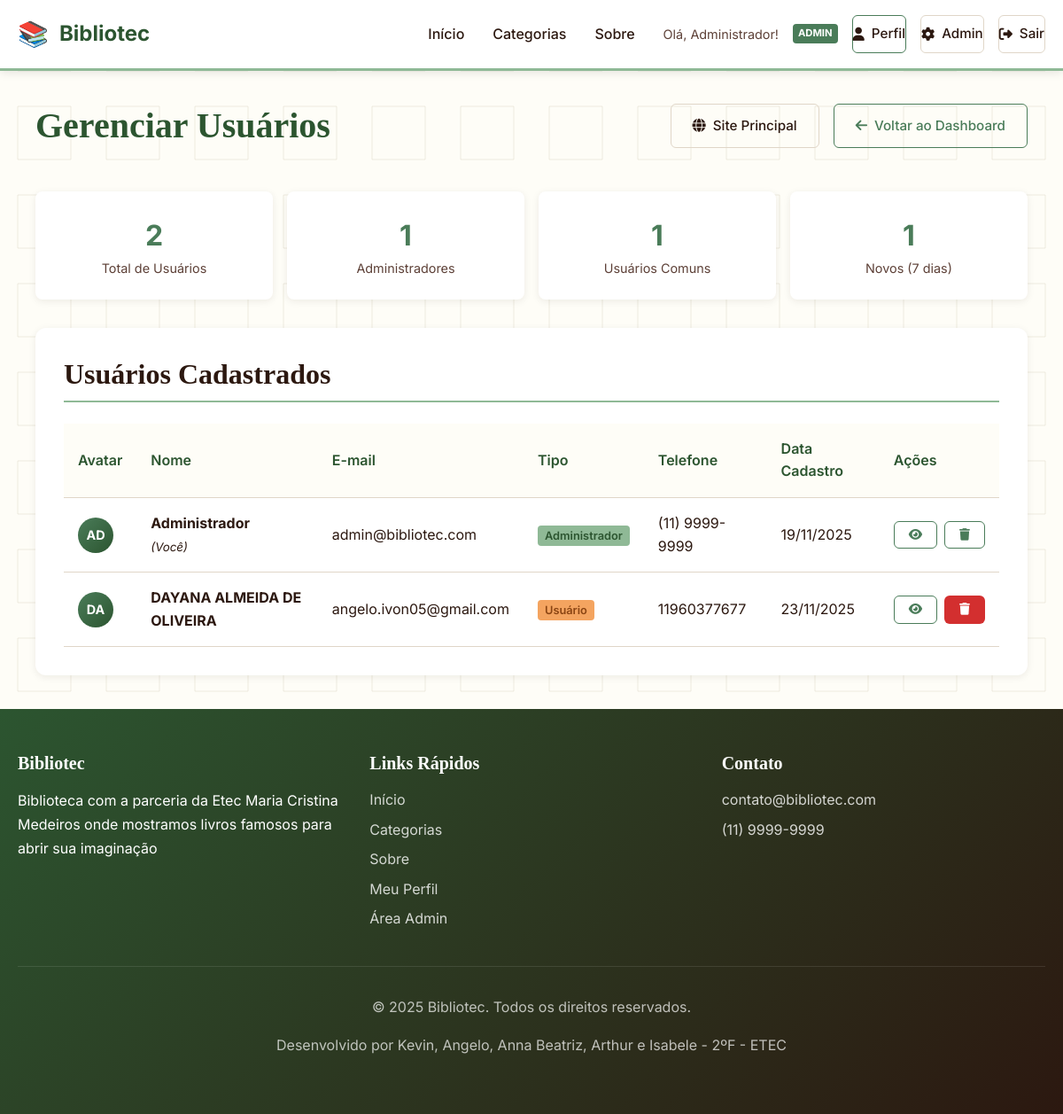
/bibliotec/Admin/usuarios.php (signed in), run on the app's committed database.
### tables this page shows
CREATE TABLE `usuario` (
  `id_usuario` int(11) NOT NULL,
  `nome` varchar(100) DEFAULT NULL,
  `email` varchar(100) DEFAULT NULL,
  `cpf` varchar(20) DEFAULT NULL,
  `senha` varchar(255) NOT NULL,
  `tipo` enum('usuario','admin') DEFAULT 'usuario',
  `telefone` varchar(20) DEFAULT NULL,
  `endereco` text DEFAULT NULL,
  `data_cadastro` datetime DEFAULT current_timestamp(),
  `avatar_url` varchar(255) DEFAULT NULL,
  `biografia` text DEFAULT NULL,
  `etec_estudante` tinyint(1) DEFAULT 0
);

### bibliotec/Admin/usuarios.php (the view, shortened to what this page needs)
<?php
include '../includes/conexao.php';
$usuarios = $pdo->query("SELECT * FROM USUARIO ORDER BY nome")->fetchAll();
$total_usuarios = count($usuarios);
$total_admins = $pdo->query("SELECT COUNT(*) FROM USUARIO WHERE tipo = 'admin'")->fetchColumn();
$total_usuarios_comuns = $total_usuarios - $total_admins;
$novos_usuarios = $pdo->query("SELECT COUNT(*) FROM USUARIO WHERE data_cadastro >= DATE_SUB(NOW(), INTERVAL 7 DAY)")->fetchColumn();
?>
<!DOCTYPE html>
<html lang="pt-BR">
<head>
    <link rel="stylesheet" href="../assets/css/estilo.css">
</head>
<body>
    <?php include '../includes/header.php'; ?>
    <div class="container">
        <div class="admin-actions">
            <h1>Gerenciar Usuários</h1>
            <div style="display: flex; gap: 1rem;">
                <a href="../index.php" class="btn btn-outline">
                    <i class="fas fa-globe"></i> Site Principal
                </a>
                <a href="dashboard.php" class="btn btn-secondary">
                    <i class="fas fa-arrow-left"></i> Voltar ao Dashboard
                </a>
            </div>
        </div>
        <div class="stats-cards">
            <div class="stat-card">
                <div class="stat-number"><?= $total_usuarios ?></div>
                <div class="stat-label">Total de Usuários</div>
            </div>
            <div class="stat-card">
                <div class="stat-number"><?= $total_admins ?></div>
                <div class="stat-label">Administradores</div>
            </div>
            <div class="stat-card">
                <div class="stat-number"><?= $total_usuarios_comuns ?></div>
                <div class="stat-label">Usuários Comuns</div>
            </div>
            <div class="stat-card">
                <div class="stat-number"><?= $novos_usuarios ?></div>
                <div class="stat-label">Novos (7 dias)</div>
            </div>
        </div>
        <div class="table-container">
            <h2>Usuários Cadastrados</h2>
            <?php if(empty($usuarios)): ?>
                <div style="text-align: center; padding: 3rem; color: var(--text-muted);">
                    <i class="fas fa-users" style="font-size: 3rem; margin-bottom: 1rem;"></i>
                    <p>Nenhum usuário cadastrado ainda.</p>
                </div>
            <?php else: ?>
                <table>
                    <thead>
                        <tr>
                            <th>Avatar</th>
                            <th>Nome</th>
                            <th>E-mail</th>
                            <th>Tipo</th>
                            <th>Telefone</th>
                            <th>Data Cadastro</th>
                            <th>Ações</th>
                        </tr>
                    </thead>
                    <tbody>
                        <?php foreach($usuarios as $usuario):
                            $iniciais = substr($usuario['nome'], 0, 2);
                        ?>
                        <tr>
                            <td>
                                <div class="user-avatar">
                                    <?= strtoupper($iniciais) ?>
                                </div>
                            </td>
                            <td>
                                <strong><?= htmlspecialchars($usuario['nome']) ?></strong>
                                <?php if($usuario['id_usuario'] == $_SESSION['usuario_id']): ?>
                                    <br><small><em>(Você)</em></small>
                                <?php endif; ?>
                            </td>
                            <td><?= htmlspecialchars($usuario['email']) ?></td>
                            <td>
                                <?php if($usuario['tipo'] == 'admin'): ?>
                                    <span class="user-type-admin">Administrador</span>
                                <?php else: ?>
                                    <span class="user-type-user">Usuário</span>
                                <?php endif; ?>
                            </td>
                            <td><?= $usuario['telefone'] ?: '-' ?></td>
                            <td><?= date('d/m/Y', strtotime($usuario['data_cadastro'])) ?></td>
                            <td>
                                <div style="display: flex; gap: 0.5rem;">
                                    <button class="btn btn-small btn-secondary" onclick="verDetalhes(<?= $usuario['id_usuario'] ?>)">
                                        <i class="fas fa-eye"></i>
                                    </button>
                                    <?php if($usuario['id_usuario'] != $_SESSION['usuario_id']): ?>
                                        <form method="POST" style="display: inline;">
                                            <button type="submit" class="btn btn-small btn-danger"
                                                    onclick="return confirm('Tem certeza que deseja excluir o usuário <?= htmlspecialchars($usuario['nome']) ?>?')">
                                                <i class="fas fa-trash"></i>
                                            </button>
                                        </form>
                                    <?php else: ?>
                                        <button class="btn btn-small btn-secondary" disabled title="Não é possível excluir sua própria conta">
                                            <i class="fas fa-trash"></i>
                                        </button>
                                    <?php endif; ?>
                                </div>
                            </td>
                        </tr>
                        <?php endforeach; ?>
                    </tbody>
                </table>
            <?php endif; ?>
        </div>
    </div>
    <?php include '../includes/footer.php'; ?>
</body>
</html>

### bibliotec/assets/css/estilo.css (style rules this page uses)
:root { --primary-dark: #2C5530; --primary-main: #4A7C59; --primary-light: #8FB996; --secondary-dark: #8B4513; --secondary-main: #D2691E; --secondary-light: #F4A460; --background: #FEFDF7; --surface: #FFFFFF; --paper: #FFF8E1; --text-primary: #2C1810; --text-secondary: #5D4037; --text-muted: #8D6E63; --border: #E0D6C8; --shadow: rgba(44, 24, 16, 0.08); --shadow-hover: rgba(44, 24, 16, 0.15); --success: #388E3C; --warning: #F57C00; --error: #D32F2F; --info: #1976D2; --destaque-ouro: #D4AF37; --destaque-marrom: #8B4513; --destaque-verde: #2E7D32; }
* { margin: 0; padding: 0; box-sizing: border-box; }
body { font-family: 'Inter', 'Georgia', serif; line-height: 1.6; background-color: var(--background); color: var(--text-primary); font-weight: 400; }
.container { max-width: 1200px; margin: 0 auto; padding: 0 20px; }
h1, h2, h3, h4, h5, h6 { font-weight: 600; line-height: 1.3; color: var(--text-primary); font-family: 'Georgia', serif; }
h1 { font-size: 2.5rem; color: var(--primary-dark); }
h2 { font-size: 2rem; border-bottom: 2px solid var(--primary-light); padding-bottom: 0.5rem; margin-bottom: 1.5rem; }
.btn { display: inline-flex; align-items: center; justify-content: center; padding: 12px 24px; border-radius: 6px; font-weight: 500; font-size: 0.95rem; cursor: pointer; transition: all 0.3s ease; border: none; font-family: 'Inter', sans-serif; gap: 8px; text-decoration: none; border: 1px solid transparent; }
.btn-secondary { background-color: transparent; color: var(--primary-main); border: 1px solid var(--primary-main); }
.btn-outline { background: transparent; color: var(--text-primary); border: 1px solid var(--border); }
.btn-small { padding: 8px 16px; font-size: 0.85rem; }
.container { max-width: 1200px; margin: 0 auto; padding: 0 20px; width: 100%; }
.admin-actions { margin-bottom: 2rem; padding: 1rem 0; }
.table-container { overflow-x: auto; max-width: 100%; }
body { margin: 0; padding: 0; min-height: 100vh; display: flex; flex-direction: column; }
.table-container { overflow-x: auto; width: 100%; }

### bibliotec/Admin/usuarios.php (style rules this page uses)
.admin-actions { display: flex; justify-content: space-between; align-items: center; margin-bottom: 2rem; }
.stats-cards { display: grid; grid-template-columns: repeat(auto-fit, minmax(200px, 1fr)); gap: 1rem; margin-bottom: 2rem; }
.stat-card { background: var(--surface); padding: 1.5rem; border-radius: 8px; box-shadow: 0 2px 8px var(--shadow); text-align: center; }
.stat-number { font-size: 2rem; font-weight: bold; color: var(--primary-main); }
.stat-label { color: var(--text-secondary); font-size: 0.9rem; }
.table-container { background: var(--surface); padding: 2rem; border-radius: 12px; box-shadow: 0 2px 8px var(--shadow); overflow-x: auto; }
table { width: 100%; border-collapse: collapse; }
th, td { padding: 1rem; text-align: left; border-bottom: 1px solid var(--border); }
th { background: var(--background); font-weight: 600; color: var(--primary-dark); }
.user-type-admin { background: var(--primary-light); color: var(--primary-dark); padding: 0.25rem 0.5rem; border-radius: 4px; font-size: 0.8rem; font-weight: 600; }
.user-type-user { background: var(--secondary-light); color: var(--secondary-dark); padding: 0.25rem 0.5rem; border-radius: 4px; font-size: 0.8rem; font-weight: 600; }
.btn-danger { background: var(--error); color: white; }
.btn-small { padding: 0.5rem 0.75rem; font-size: 0.8rem; }
.user-avatar { width: 40px; height: 40px; background: linear-gradient(135deg, var(--primary-main) 0%, var(--primary-dark) 100%); border-radius: 50%; display: flex; align-items: center; justify-content: center; color: white; font-weight: bold; font-size: 0.9rem; }

### data on the page
usuario: nome "AD", nome "Administrador", shows "(Você)", email "admin@bibliotec.com", tipo "Administrador", telefone "(11) 9999-9999", data_cadastro "19/11/2025"
usuario: nome "DA", nome "DAYANA ALMEIDA DE OLIVEIRA", email "angelo.ivon05@gmail.com", tipo "Usuário", telefone "11960377677", data_cadastro "23/11/2025"

### other printed values
$_SESSION['usuario_nome'] "Administrador"
$total_usuarios "2"
$total_admins "1"
$total_usuarios_comuns "1"
$novos_usuarios "1"
